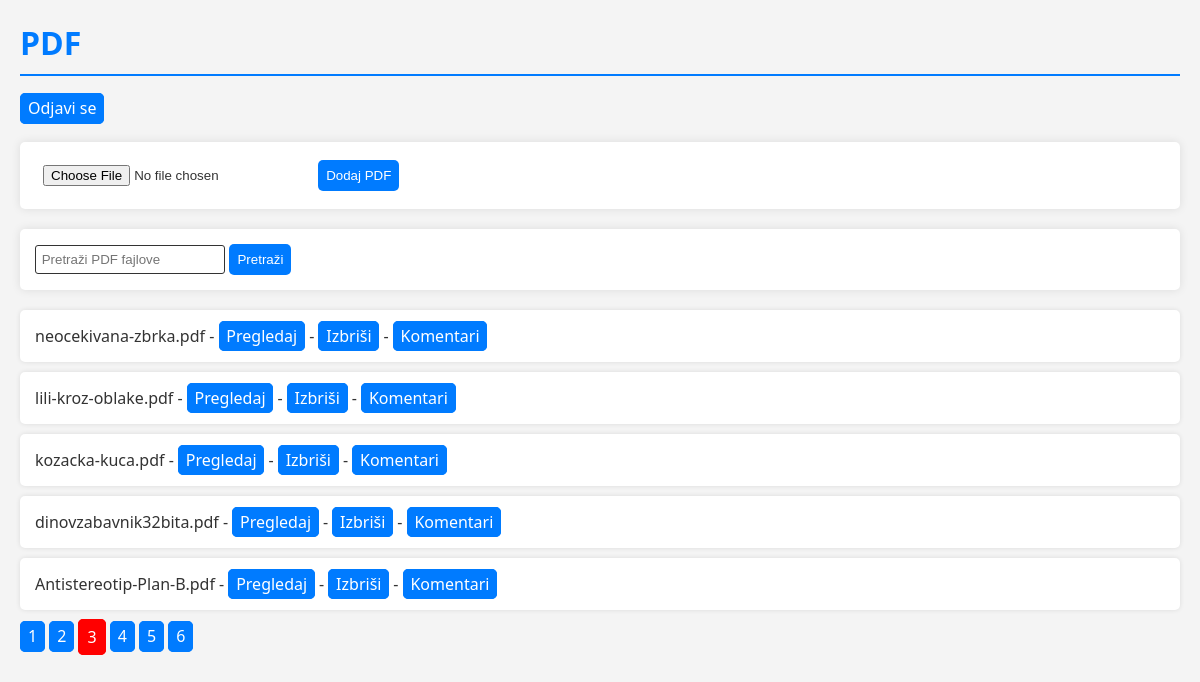
/index.php?page=3 (signed in), run on the app's committed database.
### tables this page shows
CREATE TABLE `pdf_documents` (
  `id` int(11) NOT NULL,
  `file_name` varchar(255) NOT NULL,
  `file_path` varchar(255) NOT NULL,
  `uploaded_at` timestamp NOT NULL DEFAULT current_timestamp()
);

### index.php (the view, shortened to what this page needs)
<?php
$conn = new mysqli('localhost', 'root', '', 'cms');
$limit = 5;
$page = isset($_GET['page']) ? $_GET['page'] : 1;
$offset = ($page - 1) * $limit;
$search_query = isset($_GET['search']) ? $_GET['search'] : '';
$search_condition = $search_query ? " AND file_name LIKE '%$search_query%'" : '';
$query = "SELECT * FROM pdf_documents WHERE 1 $search_condition ORDER BY id DESC LIMIT $limit OFFSET $offset";
$result = $conn->query($query);
$total_pages_query = $conn->query("SELECT COUNT(*) FROM pdf_documents WHERE 1 $search_condition");
$total_pages = ceil($total_pages_query->fetch_row()[0] / $limit);
?>
<!DOCTYPE html>
<html lang="en">
<head>
</head>
<body>
    <h1>PDF</h1>
	<a href="logout.php">Odjavi se</a><br /><br />
    <form action="index.php" method="post" enctype="multipart/form-data">
        <input type="file" name="pdf_file" accept=".pdf" required>
        <button type="submit">Dodaj PDF</button>
    </form>
    <form action="index.php" method="get">
        <input type="text" name="search" placeholder="Pretraži PDF fajlove" value="<?php echo $search_query; ?>" style="padding: 0.5%; border-radius: 3px; border: 1px solid #333;">
        <button type="submit">Pretraži</button>
    </form>
    <ul>
        <?php
        while ($row = $result->fetch_assoc()) {
            echo "<li>{$row['file_name']} - <a href='{$row['file_path']}' target='_blank'>Pregledaj</a> - <a href='index.php?delete={$row['id']}' onclick='return confirm(\"Jeste li sigurni da želite izbrisati ovaj dokument?\")'>Izbriši</a> - <a href='comments.php?pdf_id={$row['id']}'>Komentari</a></li>";
        }
        ?>
    </ul>
    <?php
    $current_page = isset($_GET['page']) ? $_GET['page'] : 1;
    echo "<div>";
    for ($i = 1; $i <= $total_pages; $i++) {
        $active_class = ($i == $current_page) ? 'active' : '';
        echo "<a class='page $active_class' href='index.php?page=$i&search=$search_query'>$i</a> ";
    }
    echo "</div>";
    ?>
</body>
</html>

### index.php (style rules this page uses)
body { font-family: 'Segoe UI', Tahoma, Geneva, Verdana, sans-serif; margin: 20px; background-color: #f4f4f4; color: #333; }
h1 { color: #007BFF; border-bottom: 2px solid #007BFF; padding-bottom: 10px; }
form { margin-bottom: 20px; background-color: #fff; padding: 15px; border-radius: 5px; box-shadow: 0 0 10px rgba(0, 0, 0, 0.1); }
input[type="file"] { margin-right: 10px; padding: 8px; }
button { padding: 8px; background-color: #007BFF; color: #fff; border: none; cursor: pointer; border-radius: 5px; transition: background-color 0.3s ease; }
ul { list-style: none; padding: 0; }
li { margin-bottom: 10px; background-color: #fff; padding: 15px; border-radius: 5px; box-shadow: 0 0 5px rgba(0, 0, 0, 0.1); }
a { background: #007BFF; color: #ffffff; text-decoration: none; border: 1px solid #007BFF; padding: 0.3%; border-radius: 5px 5px; padding-left: 0.6%; padding-right: 0.6%; }
a.active { background-color: #ff0000; border: 1px solid #ff0000; color: #fff; padding: 6px 8px; border-radius: 5px; text-decoration: none; }

### data on the page
pdf_documents: file_name "neocekivana-zbrka.pdf"
pdf_documents: file_name "lili-kroz-oblake.pdf"
pdf_documents: file_name "kozacka-kuca.pdf"
pdf_documents: file_name "dinovzabavnik32bita.pdf"
pdf_documents: file_name "Antistereotip-Plan-B.pdf"
